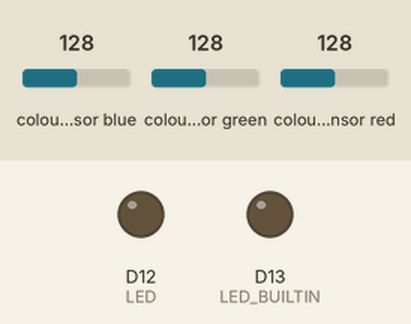
Simulated run of this sketch. Board: Arduino Nano 33 BLE. Parts: output pins drawn as LEDs (lit = HIGH). The inputs (shaded band) are chosen by the test bench; at power-on: colour sensor blue 128, colour sensor green 128, colour sensor red 128. Nothing arrives over Bluetooth unless stated; a phone connects over Bluetooth LE 3 s after start; what the sketch prints to the serial monitor is not drawn.

Above: at 0.0 s.
At 5.1 s:
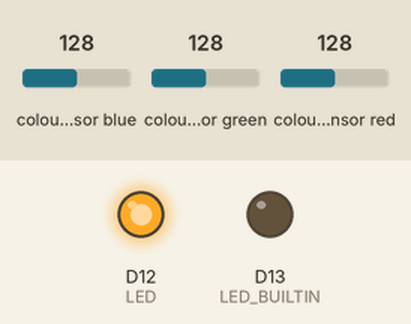
At 8.1 s:
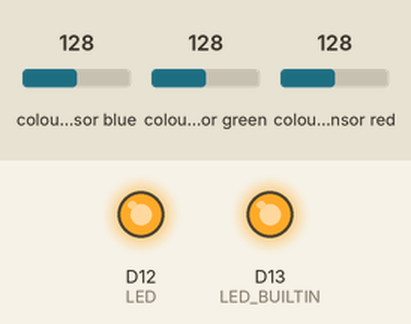
Timing chart, 0 to 9.6 s (numbered marks = the images above):
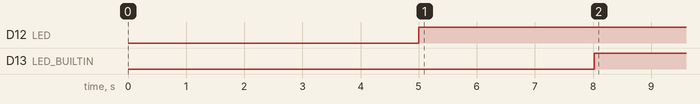

The sketch:

main.ino
```cpp
#include <ArduinoBLE.h>
#include <Arduino_APDS9960.h>

BLEService sensorService("66df5109-edde-4f8a-a5e1-02e02a69cbd5");
BLEStringCharacteristic alert("8326959a-2068-4e38-935b-7091daaa5976", BLERead | BLENotify,15);


const int LED = 12;               // 조도가 약해질때 LED를 켜기 위해 연결하는 PIN
int ble_connect = 0;              // 블루투스 연결 상태 변수
int alert_v = 0;                  // 장애물 상태 변수(0:장애물 없음, 1:장애물 있음, 라이다 거리 탐지 1.5m 이내의 경우)
int distance_v = 0;               // 라이다 감지 거리 변수 (mm)
int light_v = 0;                  // 조도 값 변수

unsigned long lastTime = 0;       // 센서 데이터 측정한 마지막 접속 시간 저장 변수
unsigned long timerDelay = 250;   // 센서 데이터 측정 간격 저장 변수 (100ms = 0.1sec)

void setup() {
  Serial.begin(115200);  // 시리얼 모니터 연결 시작
  delay(5000);  // 시리얼 모니터가 연결되는 시간을 보장하기 위해 5초간 대기

  Serial.println("Initializing Please wait for a moment...");

  Serial1.begin(115200);  // 라이다 통신 연결 시작

  if (!APDS.begin()) {    //APDS9960 센서 시작
    Serial.println("APDS9960 센서 시작 오류");
    while (1);
  }
  Serial.println("APDS9960 센서 시작 정상");

  pinMode(LED_BUILTIN, OUTPUT);
  pinMode(12, OUTPUT);

  if (!BLE.begin()) {     // BLE 활성화
    Serial.println("BLE 시작 오류");
    while (1);
  }

  BLE.setLocalName("Arduino_Nano33_BLE");
  BLE.setAdvertisedService(sensorService);
  sensorService.addCharacteristic(alert);
  BLE.addService(sensorService);

  BLE.advertise();
  Serial.println("BLE 활성화 완료 연결 대기중...");
}


void loop() {
  BLEDevice central = BLE.central();

  // timerDelay 시간 간격으로 센서 데이터 전송
  if ((millis() - lastTime) > timerDelay) {
    readData();   // 센서 데이터 읽기, 시리얼 출력, LED 제어

    if (central.connected()) {
      if (ble_connect == 0) {
        Serial.print("BLE 연결 시작: ");
        Serial.println(central.address());
        digitalWrite(LED_BUILTIN, HIGH);
        ble_connect = 1;
      }
      sendData();   // 센서 데이터 블루투스 전송
    } else {
      if (ble_connect == 1) {
        digitalWrite(LED_BUILTIN, LOW);
        Serial.print("BLE 연결 종료");
        ble_connect = 0;
      }
    }

    lastTime = millis();
  }
}


void readData() {
  int i, r, g, b, n_light = 0;
  int dat[32] = { 0 };

  // 조도 센서 데이터 처리
  if(APDS.colorAvailable()) {
    APDS.readColor(r, g, b, n_light);
    light_v = n_light;
  }

  Serial.print("조도: "); Serial.println(light_v);
  if(light_v < 100) digitalWrite(LED, LOW);
  else digitalWrite(LED, HIGH);

  if (Serial1.available() >= 32) {
    // 라이다 센서 테이터 처리
    for (i=0; i<32; i++) {
      dat[i] = Serial1.read();
    }

    for (i=0; i<16; i++) {
      if (dat[i] == 0x57 && dat[i + 1] == 0 && dat[i + 2] == 0xff && dat[i + 3] == 0) {
        if (dat[i + 12] + dat[i + 13] * 255 == 0) {
          Serial.println("Out of range!");
        } else {
          distance_v = dat[i + 8] + dat[i + 9] * 255;
          Serial.print("거리: ");
          Serial.print(distance_v);
          Serial.print("mm\t");
          Serial.print("장애물: ");
          if(distance_v < 2000) {
            alert_v = 1;
            Serial.println("감지");
          } else {
            alert_v = 0;
            Serial.println("없음");
          }
        }
        break;
      }
    }
  }
}


void sendData() {
  alert.writeValue(String(alert_v));
} 
```

Measured:
- by itself, D12 (LED): LOW → HIGH at 5.0 s
- by itself, D13 (LED_BUILTIN): LOW → HIGH at 8.0 s
